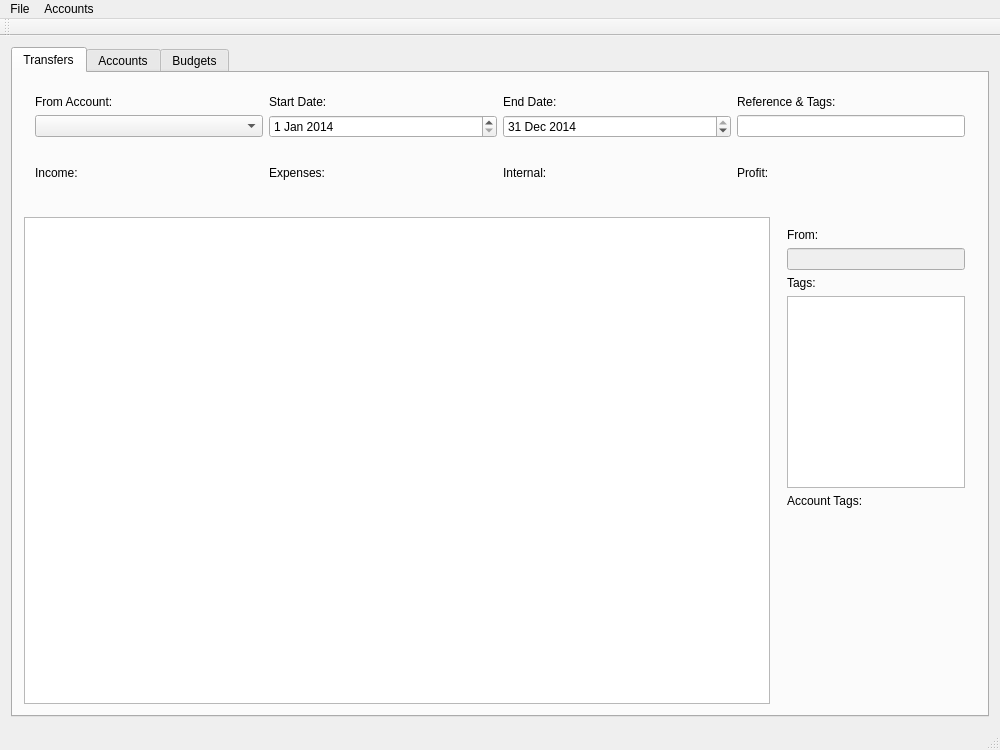
<?xml version="1.0" encoding="UTF-8"?>
<ui version="4.0">
 <class>MainWindow</class>
 <widget class="QMainWindow" name="MainWindow">
  <property name="geometry">
   <rect>
    <x>0</x>
    <y>0</y>
    <width>1000</width>
    <height>750</height>
   </rect>
  </property>
  <property name="windowTitle">
   <string>MainWindow</string>
  </property>
  <widget class="QWidget" name="centralWidget">
   <layout class="QHBoxLayout" name="horizontalLayout_2">
    <item>
     <widget class="QTabWidget" name="tabs">
      <property name="currentIndex">
       <number>0</number>
      </property>
      <widget class="QWidget" name="transferTab">
       <attribute name="title">
        <string>Transfers</string>
       </attribute>
       <layout class="QVBoxLayout" name="verticalLayout">
        <item>
         <widget class="QWidget" name="widget_3" native="true">
          <layout class="QGridLayout" name="gridLayout">
           <item row="0" column="3">
            <widget class="QLabel" name="label_15">
             <property name="text">
              <string>Reference &amp; Tags:</string>
             </property>
            </widget>
           </item>
           <item row="0" column="0">
            <widget class="QLabel" name="label_13">
             <property name="text">
              <string>From Account:</string>
             </property>
            </widget>
           </item>
           <item row="1" column="1">
            <widget class="QDateEdit" name="trFilterStartDate">
             <property name="dateTime">
              <datetime>
               <hour>0</hour>
               <minute>0</minute>
               <second>0</second>
               <year>2014</year>
               <month>1</month>
               <day>1</day>
              </datetime>
             </property>
            </widget>
           </item>
           <item row="1" column="3">
            <widget class="QLineEdit" name="trFilterReferenceTags">
             <property name="sizePolicy">
              <sizepolicy hsizetype="Preferred" vsizetype="Fixed">
               <horstretch>0</horstretch>
               <verstretch>0</verstretch>
              </sizepolicy>
             </property>
            </widget>
           </item>
           <item row="1" column="2">
            <widget class="QDateEdit" name="trFilterEndDate">
             <property name="date">
              <date>
               <year>2014</year>
               <month>12</month>
               <day>31</day>
              </date>
             </property>
            </widget>
           </item>
           <item row="0" column="2">
            <widget class="QLabel" name="label_17">
             <property name="text">
              <string>End Date:</string>
             </property>
            </widget>
           </item>
           <item row="1" column="0">
            <widget class="QComboBox" name="trFilterFromAccount"/>
           </item>
           <item row="0" column="1">
            <widget class="QLabel" name="label_18">
             <property name="text">
              <string>Start Date:</string>
             </property>
            </widget>
           </item>
          </layout>
         </widget>
        </item>
        <item>
         <widget class="QWidget" name="widget_4" native="true">
          <layout class="QGridLayout" name="gridLayout_2">
           <item row="1" column="0">
            <widget class="QLabel" name="trStatsRevenues">
             <property name="text">
              <string/>
             </property>
            </widget>
           </item>
           <item row="0" column="0">
            <widget class="QLabel" name="label_19">
             <property name="text">
              <string>Income:</string>
             </property>
            </widget>
           </item>
           <item row="0" column="1">
            <widget class="QLabel" name="label_20">
             <property name="text">
              <string>Expenses:</string>
             </property>
            </widget>
           </item>
           <item row="1" column="3">
            <widget class="QLabel" name="trStatsProfit">
             <property name="text">
              <string/>
             </property>
            </widget>
           </item>
           <item row="0" column="3">
            <widget class="QLabel" name="label_16">
             <property name="text">
              <string>Profit:</string>
             </property>
            </widget>
           </item>
           <item row="1" column="1">
            <widget class="QLabel" name="trStatsExpenses">
             <property name="text">
              <string/>
             </property>
            </widget>
           </item>
           <item row="0" column="2">
            <widget class="QLabel" name="label_21">
             <property name="text">
              <string>Internal:</string>
             </property>
            </widget>
           </item>
           <item row="1" column="2">
            <widget class="QLabel" name="trStatsInternal">
             <property name="text">
              <string/>
             </property>
            </widget>
           </item>
          </layout>
         </widget>
        </item>
        <item>
         <layout class="QHBoxLayout" name="horizontalLayout_4">
          <item>
           <widget class="QTableView" name="transferView"/>
          </item>
          <item>
           <widget class="QWidget" name="widget" native="true">
            <property name="minimumSize">
             <size>
              <width>100</width>
              <height>0</height>
             </size>
            </property>
            <property name="maximumSize">
             <size>
              <width>200</width>
              <height>16777215</height>
             </size>
            </property>
            <layout class="QVBoxLayout" name="verticalLayout_3">
             <item>
              <widget class="QLabel" name="label_8">
               <property name="text">
                <string>From:</string>
               </property>
              </widget>
             </item>
             <item>
              <widget class="QLineEdit" name="transferFrom">
               <property name="enabled">
                <bool>false</bool>
               </property>
              </widget>
             </item>
             <item>
              <widget class="QLabel" name="label_6">
               <property name="text">
                <string>Tags:</string>
               </property>
              </widget>
             </item>
             <item>
              <widget class="TagEdit" name="transferTags"/>
             </item>
             <item>
              <widget class="QLabel" name="label_7">
               <property name="text">
                <string>Account Tags:</string>
               </property>
              </widget>
             </item>
             <item>
              <widget class="QLabel" name="transferTagsFromAccounts">
               <property name="text">
                <string/>
               </property>
              </widget>
             </item>
             <item>
              <spacer name="verticalSpacer_2">
               <property name="orientation">
                <enum>Qt::Vertical</enum>
               </property>
               <property name="sizeHint" stdset="0">
                <size>
                 <width>20</width>
                 <height>40</height>
                </size>
               </property>
              </spacer>
             </item>
            </layout>
           </widget>
          </item>
         </layout>
        </item>
       </layout>
      </widget>
      <widget class="QWidget" name="accountTab">
       <attribute name="title">
        <string>Accounts</string>
       </attribute>
       <layout class="QVBoxLayout" name="verticalLayout_2">
        <item>
         <layout class="QHBoxLayout" name="horizontalLayout">
          <item>
           <spacer name="horizontalSpacer">
            <property name="orientation">
             <enum>Qt::Horizontal</enum>
            </property>
            <property name="sizeHint" stdset="0">
             <size>
              <width>40</width>
              <height>20</height>
             </size>
            </property>
           </spacer>
          </item>
          <item>
           <widget class="QLabel" name="accountSearchLabel">
            <property name="text">
             <string>Search:</string>
            </property>
           </widget>
          </item>
          <item>
           <widget class="QLineEdit" name="accountSearch"/>
          </item>
         </layout>
        </item>
        <item>
         <layout class="QHBoxLayout" name="horizontalLayout_3">
          <item>
           <widget class="QTableView" name="accountView"/>
          </item>
          <item>
           <widget class="QWidget" name="accountDetails" native="true">
            <property name="minimumSize">
             <size>
              <width>100</width>
              <height>0</height>
             </size>
            </property>
            <property name="maximumSize">
             <size>
              <width>200</width>
              <height>16777215</height>
             </size>
            </property>
            <layout class="QVBoxLayout" name="verticalLayout_4">
             <item>
              <widget class="QLabel" name="accountNameL">
               <property name="text">
                <string>Name:</string>
               </property>
              </widget>
             </item>
             <item>
              <widget class="QLineEdit" name="accountName">
               <property name="enabled">
                <bool>false</bool>
               </property>
              </widget>
             </item>
             <item>
              <widget class="QLabel" name="label_5">
               <property name="text">
                <string>Owner:</string>
               </property>
              </widget>
             </item>
             <item>
              <widget class="QLineEdit" name="accountOwner">
               <property name="enabled">
                <bool>false</bool>
               </property>
              </widget>
             </item>
             <item>
              <widget class="QLabel" name="label">
               <property name="text">
                <string>IBAN:</string>
               </property>
              </widget>
             </item>
             <item>
              <widget class="QLineEdit" name="accountIban">
               <property name="enabled">
                <bool>false</bool>
               </property>
              </widget>
             </item>
             <item>
              <widget class="QLabel" name="label_2">
               <property name="text">
                <string>BIC:</string>
               </property>
              </widget>
             </item>
             <item>
              <widget class="QLineEdit" name="accountBic">
               <property name="enabled">
                <bool>false</bool>
               </property>
              </widget>
             </item>
             <item>
              <widget class="QLabel" name="label_3">
               <property name="text">
                <string>Account Number:</string>
               </property>
              </widget>
             </item>
             <item>
              <widget class="QLineEdit" name="accountAccountNumber">
               <property name="enabled">
                <bool>false</bool>
               </property>
              </widget>
             </item>
             <item>
              <widget class="QLabel" name="label_4">
               <property name="text">
                <string>Bank Code:</string>
               </property>
              </widget>
             </item>
             <item>
              <widget class="QLineEdit" name="accountBankCode">
               <property name="enabled">
                <bool>false</bool>
               </property>
               <property name="readOnly">
                <bool>false</bool>
               </property>
              </widget>
             </item>
             <item>
              <widget class="QLabel" name="accountTagsL">
               <property name="text">
                <string>Tags:</string>
               </property>
              </widget>
             </item>
             <item>
              <widget class="TagEdit" name="accountTags">
               <property name="focusPolicy">
                <enum>Qt::StrongFocus</enum>
               </property>
               <property name="tabChangesFocus">
                <bool>true</bool>
               </property>
               <property name="backgroundVisible">
                <bool>false</bool>
               </property>
              </widget>
             </item>
             <item>
              <widget class="QLabel" name="moreAccountTags">
               <property name="text">
                <string/>
               </property>
              </widget>
             </item>
             <item>
              <spacer name="verticalSpacer">
               <property name="orientation">
                <enum>Qt::Vertical</enum>
               </property>
               <property name="sizeHint" stdset="0">
                <size>
                 <width>17</width>
                 <height>501</height>
                </size>
               </property>
              </spacer>
             </item>
             <item>
              <widget class="QPushButton" name="mergeAccounts">
               <property name="text">
                <string>Merge Accounts</string>
               </property>
              </widget>
             </item>
            </layout>
           </widget>
          </item>
         </layout>
        </item>
       </layout>
      </widget>
      <widget class="QWidget" name="budgetTab">
       <attribute name="title">
        <string>Budgets</string>
       </attribute>
       <widget class="QWidget" name="widget_2" native="true">
        <property name="geometry">
         <rect>
          <x>320</x>
          <y>170</y>
          <width>171</width>
          <height>211</height>
         </rect>
        </property>
       </widget>
       <widget class="QTableWidget" name="tableWidget">
        <property name="geometry">
         <rect>
          <x>270</x>
          <y>410</y>
          <width>256</width>
          <height>192</height>
         </rect>
        </property>
       </widget>
       <widget class="QPushButton" name="pushButton">
        <property name="geometry">
         <rect>
          <x>190</x>
          <y>30</y>
          <width>115</width>
          <height>32</height>
         </rect>
        </property>
        <property name="text">
         <string>PushButton</string>
        </property>
       </widget>
       <widget class="QGroupBox" name="groupBox">
        <property name="geometry">
         <rect>
          <x>20</x>
          <y>100</y>
          <width>221</width>
          <height>411</height>
         </rect>
        </property>
        <property name="title">
         <string>New Budget</string>
        </property>
        <layout class="QFormLayout" name="formLayout">
         <property name="fieldGrowthPolicy">
          <enum>QFormLayout::FieldsStayAtSizeHint</enum>
         </property>
         <item row="0" column="1">
          <widget class="QLineEdit" name="lineEdit"/>
         </item>
         <item row="0" column="0">
          <widget class="QLabel" name="label_10">
           <property name="text">
            <string>Name:</string>
           </property>
          </widget>
         </item>
         <item row="1" column="0">
          <widget class="QLabel" name="label_9">
           <property name="text">
            <string>Tag:</string>
           </property>
          </widget>
         </item>
         <item row="1" column="1">
          <widget class="QComboBox" name="comboBox"/>
         </item>
         <item row="2" column="0">
          <widget class="QLabel" name="label_11">
           <property name="text">
            <string>Start Date:</string>
           </property>
          </widget>
         </item>
         <item row="2" column="1">
          <widget class="QDateEdit" name="dateEdit"/>
         </item>
         <item row="3" column="0">
          <widget class="QLabel" name="label_12">
           <property name="text">
            <string>End Date:</string>
           </property>
          </widget>
         </item>
         <item row="3" column="1">
          <widget class="QDateEdit" name="dateEdit_2"/>
         </item>
         <item row="4" column="0">
          <widget class="QLabel" name="label_14">
           <property name="text">
            <string>Total Budget:</string>
           </property>
          </widget>
         </item>
         <item row="4" column="1">
          <widget class="QDoubleSpinBox" name="doubleSpinBox_2"/>
         </item>
        </layout>
       </widget>
       <widget class="QComboBox" name="comboBox_2">
        <property name="geometry">
         <rect>
          <x>50</x>
          <y>40</y>
          <width>104</width>
          <height>26</height>
         </rect>
        </property>
       </widget>
      </widget>
     </widget>
    </item>
   </layout>
  </widget>
  <widget class="QMenuBar" name="menuBar">
   <property name="geometry">
    <rect>
     <x>0</x>
     <y>0</y>
     <width>1000</width>
     <height>22</height>
    </rect>
   </property>
   <widget class="QMenu" name="menuFile">
    <property name="title">
     <string>File</string>
    </property>
   </widget>
   <widget class="QMenu" name="menuAccounts">
    <property name="title">
     <string>Accounts</string>
    </property>
    <addaction name="actionMerge_Selected_Accounts"/>
   </widget>
   <addaction name="menuFile"/>
   <addaction name="menuAccounts"/>
  </widget>
  <widget class="QToolBar" name="mainToolBar">
   <attribute name="toolBarArea">
    <enum>TopToolBarArea</enum>
   </attribute>
   <attribute name="toolBarBreak">
    <bool>false</bool>
   </attribute>
  </widget>
  <widget class="QStatusBar" name="statusBar"/>
  <action name="actionMerge_Selected_Accounts">
   <property name="enabled">
    <bool>false</bool>
   </property>
   <property name="text">
    <string>Merge Selected Accounts</string>
   </property>
   <property name="shortcut">
    <string>Ctrl+G</string>
   </property>
  </action>
 </widget>
 <layoutdefault spacing="6" margin="11"/>
 <customwidgets>
  <customwidget>
   <class>TagEdit</class>
   <extends>QPlainTextEdit</extends>
   <header>src/TagEdit.h</header>
  </customwidget>
 </customwidgets>
 <tabstops>
  <tabstop>accountSearch</tabstop>
  <tabstop>accountName</tabstop>
 </tabstops>
 <resources/>
 <connections/>
</ui>
